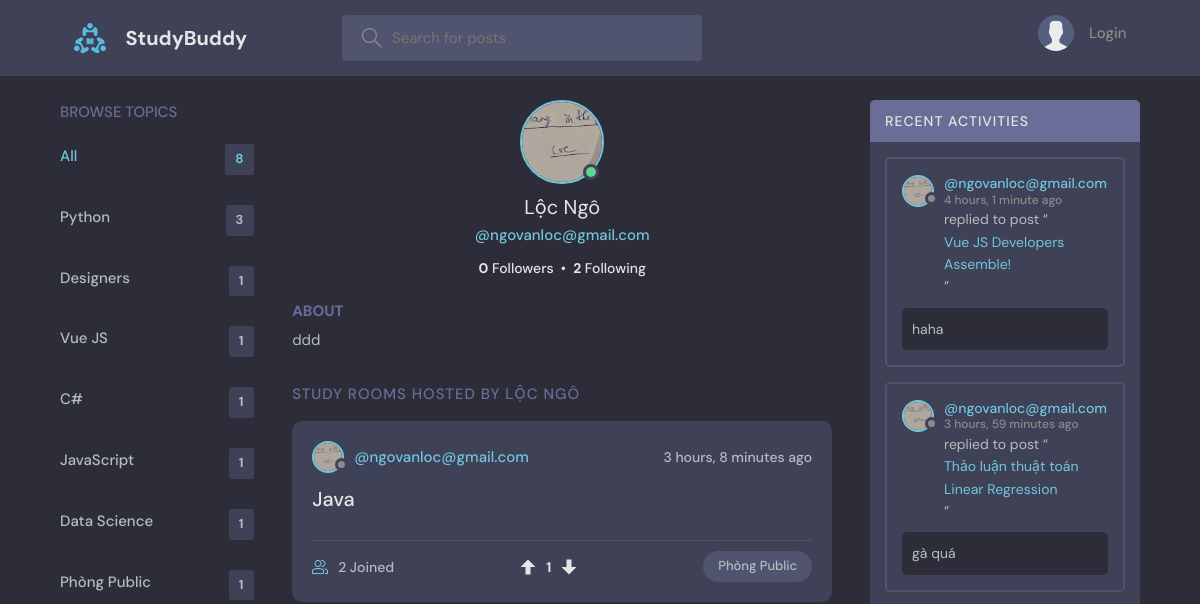
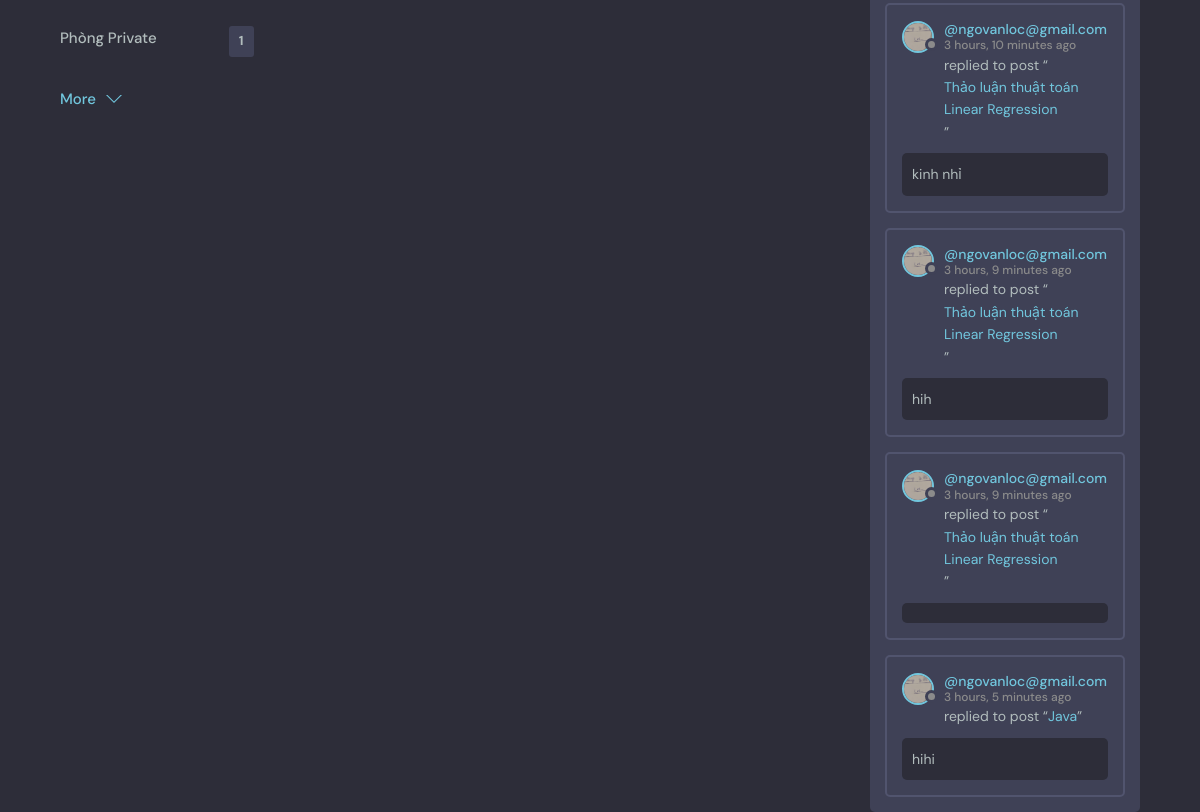
The app's page /profile/7/, older data (2 pictures, top to bottom).
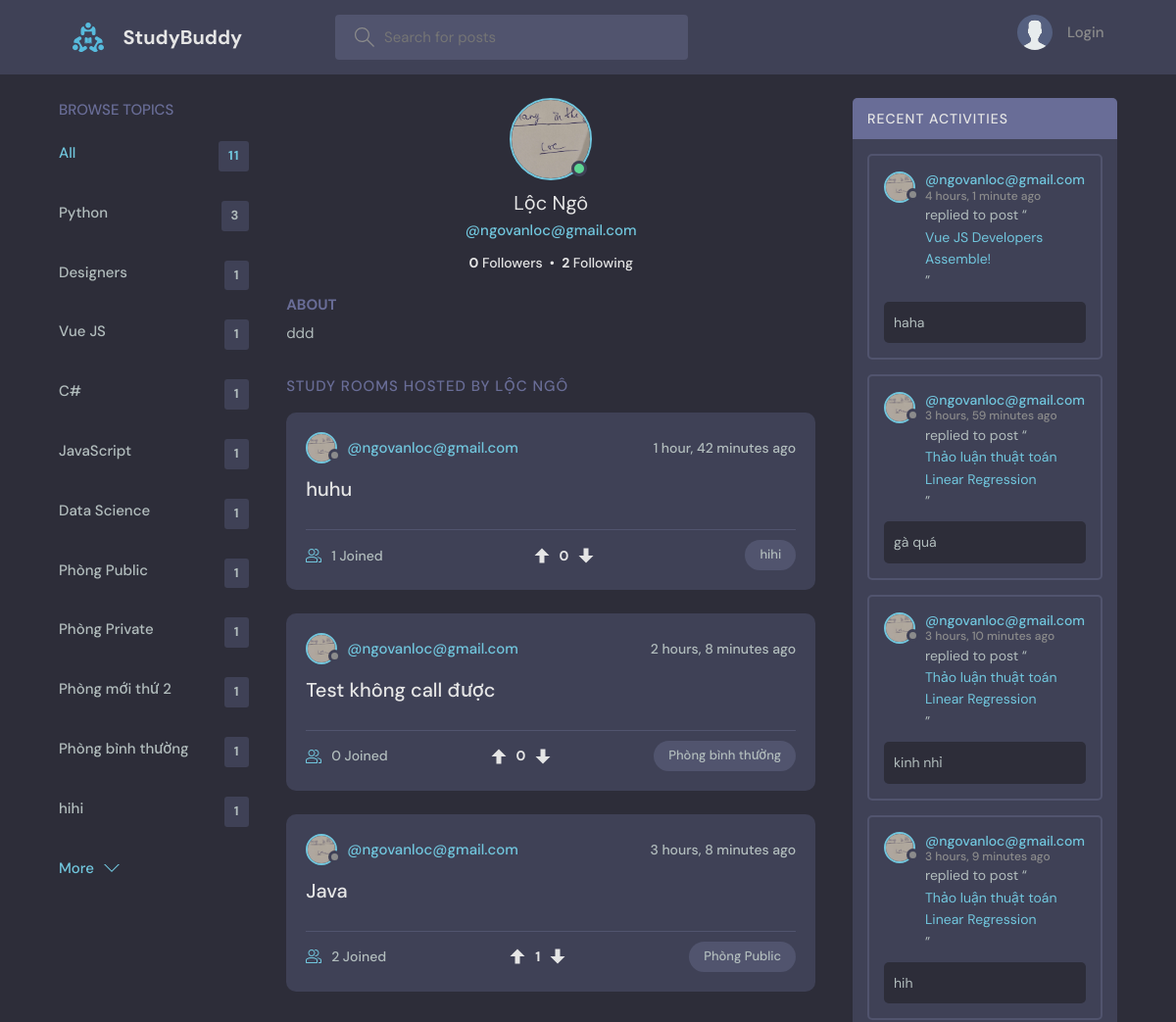
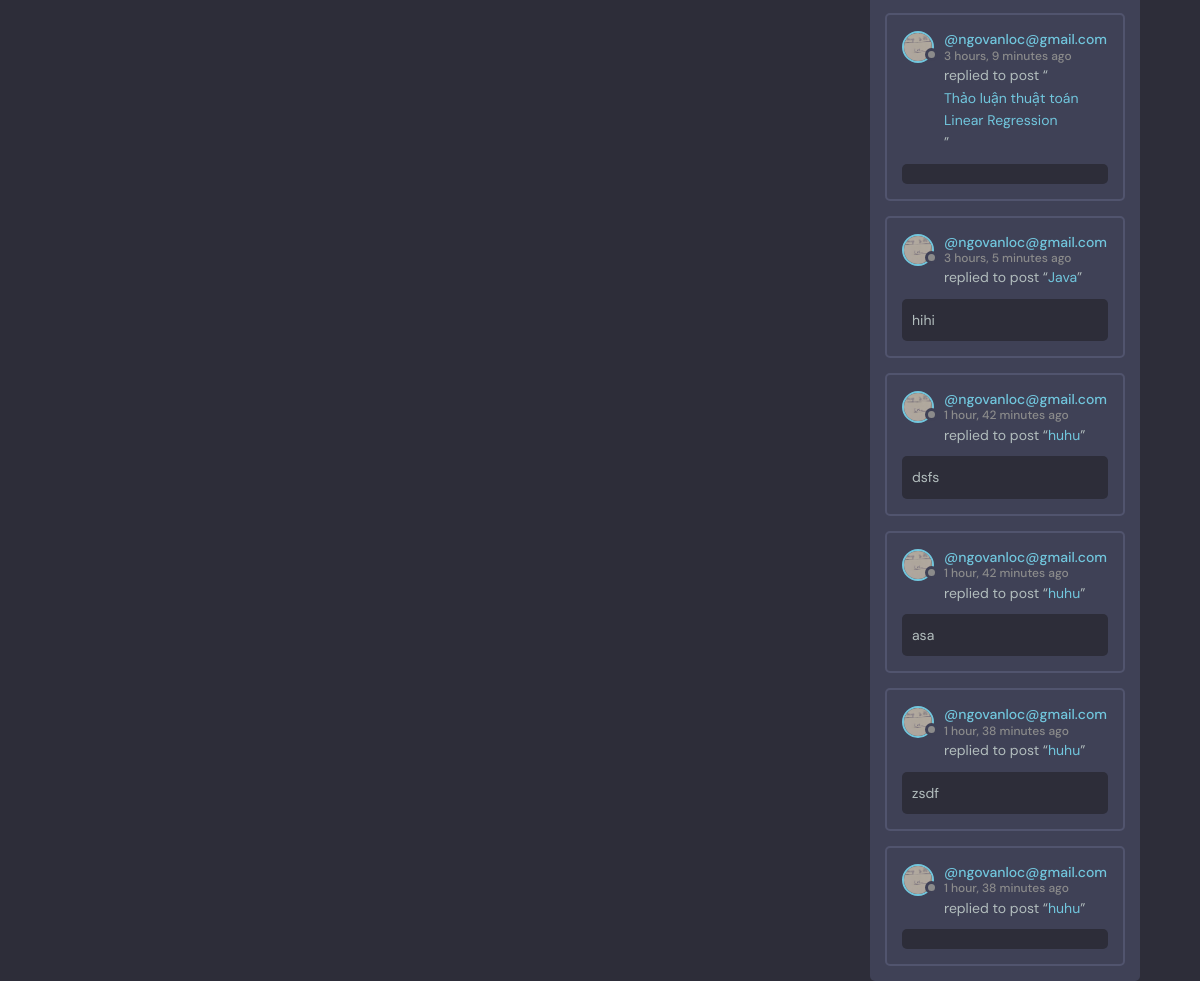
The same page, newer data (2 pictures, top to bottom).
### base/models.py (models this page shows, shortened)
class Topic(models.Model):
    name = models.CharField(max_length=200)

class User(AbstractUser):
    name = models.CharField(max_length=200, null=True)
    email = models.EmailField(unique=True, null=True)
    bio = models.TextField(null=True)
    avatar = models.ImageField(null=True, default="avatar.svg")
    objects = UserManager()
    USERNAME_FIELD = 'email'
    REQUIRED_FIELDS = []
    @property
    def followers_count(self):
        return self.followers.count()
    @property
    def following_count(self):
        return self.following.count()

class Room(models.Model):
    host = models.ForeignKey(User, on_delete=models.SET_NULL, null=True)
    topic = models.ForeignKey(Topic, on_delete=models.SET_NULL, null=True)
    name = models.CharField(max_length=200)
    description = models.TextField(null=True, blank=True)
    participants = models.ManyToManyField(
        User, related_name='participants', blank=True)
    is_private = models.BooleanField(default=False)
    image = models.ImageField(upload_to='room_images/', null=True, blank=True)
    video = models.FileField(upload_to='room_videos/', null=True, blank=True)
    updated = models.DateTimeField(auto_now=True)
    created = models.DateTimeField(auto_now_add=True)
    class Meta:
        ordering = ['-updated', '-created']
    def __str__(self):
        return self.name
    @property
    def vote_score(self):
        return sum(vote.value for vote in self.votes.all())

class RoomVote(models.Model):
    user = models.ForeignKey(User, on_delete=models.CASCADE)
    room = models.ForeignKey(Room, on_delete=models.CASCADE, related_name='votes')
    value = models.IntegerField()  # 1 for upvote, -1 for downvote
    created = models.DateTimeField(auto_now_add=True)
    class Meta:
        unique_together = ('user', 'room')

class Message(models.Model):
    user = models.ForeignKey(User, on_delete=models.CASCADE)
    room = models.ForeignKey(Room, on_delete=models.CASCADE)
    body = models.TextField(null=True, blank=True)
    parent = models.ForeignKey('self', on_delete=models.CASCADE, null=True, blank=True, related_name='replies')
    image = models.ImageField(upload_to='chat_images/', null=True, blank=True)
    video = models.FileField(upload_to='chat_videos/', null=True, blank=True)
    updated = models.DateTimeField(auto_now=True)
    created = models.DateTimeField(auto_now_add=True)
    class Meta:
        ordering = ['created']  # Changed to ascending for room chat log timeline

### base/views.py (the view)
# urls.py: path('profile/<str:pk>/', views.userProfile, name="user-profile"),
def userProfile(request, pk):
    user = User.objects.get(id=pk)
    if request.user.is_authenticated:
        rooms = user.room_set.filter(
            Q(is_private=False) |
            Q(host=request.user) |
            Q(participants=request.user) |
            Q(roominvitation__recipient=request.user)
        ).distinct()
    else:
        rooms = user.room_set.filter(is_private=False)
    if request.user.is_authenticated:
        room_messages = user.message_set.filter(
            Q(room__is_private=False) |
            Q(room__host=request.user) |
            Q(room__participants=request.user) |
            Q(room__roominvitation__recipient=request.user)
        ).distinct()
    else:
        room_messages = user.message_set.filter(room__is_private=False)
    topics = Topic.objects.all()
    is_following = False
    if request.user.is_authenticated and request.user != user:
        is_following = UserFollow.objects.filter(follower=request.user, followed=user).exists()
    context = {
        'user': user,
        'rooms': rooms,
        'room_messages': room_messages,
        'topics': topics,
        'is_following': is_following
    }
    return render(request, 'base/profile.html', context)

### base/templatetags/custom_tags.py (called while the page is built)
@register.filter
def get_user_vote(obj, user):
    if not user.is_authenticated:
        return 0
    vote = obj.votes.filter(user=user).first()
    return vote.value if vote else 0

### base/templates/base/profile.html (shortened to what this page needs)
{% extends 'main.html' %}
{% block content %}
<main class="profile-page layout layout--3">
  <div class="container">
    {% include 'base/topics_component.html' %}
    <div class="roomList">
      <div class="profile">
        <div class="profile__avatar">
          <div class="avatar avatar--large active">
            <img src="{{user.avatar.url}}" />
          </div>
        </div>
        <div class="profile__info">
          <h3>{{user.name}}</h3>
          <p>@{{user.username}}</p>
          <p style="margin: 8px 0; color: var(--color-light); font-size: 1.4rem;">
            <strong>{{user.followers_count}}</strong> Followers &nbsp;•&nbsp;
            <strong>{{user.following_count}}</strong> Following
          </p>
        </div>
        <div class="profile__about">
          <h3>About</h3>
          <p>
            {{user.bio}}
          </p>
        </div>
      </div>
      <div class="roomList__header">
        <div>
          <h2>Study Rooms Hosted by {{user.name}}
          </h2>
        </div>
      </div>
      {% include 'base/feed_component.html' %}
    </div>
    {% include 'base/activity_component.html' %}
  </div>
</main>
{% endblock content %}

### templates/main.html (shortened to what this page needs)
<!DOCTYPE html>
{% load static %}
<html lang="en">
<head>
    <link rel="stylesheet" href="{% static 'styles/style.css' %}?v=20260602" />
</head>
<body>
    {% include 'navbar.html' %}
    {% block content %}
    {% endblock %}
</body>
</html>

### templates/navbar.html (shortened to what this page needs)
{% load static %}
<header class="header header--loggedIn">
    <div class="container">
        <a href="{% url 'home' %}" class="header__logo">
            <img src="{% static 'images/logo.svg' %}" />
            <h1>StudyBuddy</h1>
        </a>
        <form class="header__search" method="GET" action="{% url 'home' %}">
            <label>
                <input name="q" placeholder="Search for posts" />
            </label>
        </form>
        <nav class="header__menu">
            {% if request.user.is_authenticated %}
            <div style="display: flex; align-items: center; gap: 2rem;">
                <a href="{% url 'invitations' %}" class="notification-bell" style="position: relative; display: flex; align-items: center; justify-content: center; height: 40px; width: 40px;">
                    <svg version="1.1" xmlns="http://www.w3.org/2000/svg" width="22" height="22" viewBox="0 0 32 32" style="fill: var(--color-light);">
                        <title>notification</title>
                        <path d="M16 32c-2.206 0-4-1.794-4-4h8c0 2.206-1.794 4-4 4zM28 22v4h-24v-4c0-4.418 3.582-8 8-8v-3.5c0-2.481 2.019-4.5 4.5-4.5s4.5 2.019 4.5 4.5v3.5c4.418 0 8 3.582 8 8z"></path>
                    </svg>
                    <span id="invite-notification-badge" style="display: none; position: absolute; top: -2px; right: -2px; background-color: var(--color-main); color: white; border-radius: 50%; padding: 2px 5px; font-size: 1rem; font-weight: bold; line-height: 1;">!</span>
                </a>
                <div class="header__user" style="display: flex; align-items: center; gap: 1.5rem;">
                    <a href="{% url 'update-user' %}" style="display: flex; align-items: center; gap: 1rem;">
                        <div class="avatar avatar--medium active">
                            <img src="{{request.user.avatar.url}}" />
                        </div>
                        <p>{{request.user.username}} <span style="display: block;">@{{request.user.username}}</span></p>
                    </a>
                    <button class="dropdown-button">
                        <svg version="1.1" xmlns="http://www.w3.org/2000/svg" width="32" height="32" viewBox="0 0 32 32">
                            <title>chevron-down</title>
                            <path d="M16 21l-13-13h-3l16 16 16-16h-3l-13 13z"></path>
                        </svg>
                    </button>
                </div>
            </div>
            {% else %}
            <a href="{% url 'login' %}">
                <img src="{% static 'images/avatar.svg' %}" />
                <p>Login</p>
            </a>
            {% endif %}
        </nav>
    </div>
</header>

### base/templates/base/topics_component.html
<div class="topics">
    <div class="topics__header">
        <h2>Browse Topics</h2>
    </div>
    <ul class="topics__list">
        <li>
            <a href="{% url 'home' %}" class="active">All <span>{{topics.count}}</span></a>
        </li>
        {% for topic in topics %}
        <li>
            <a href="{% url 'home' %}?q={{topic.name}}">{{topic.name}}<span>{{topic.room_set.all.count}}</span></a>
        </li>
        {% endfor %}
    </ul>
    <a class="btn btn--link" href="{% url 'topics' %}">
        More
        <svg version="1.1" xmlns="http://www.w3.org/2000/svg" width="32" height="32" viewBox="0 0 32 32">
            <title>chevron-down</title>
            <path d="M16 21l-13-13h-3l16 16 16-16h-3l-13 13z"></path>
        </svg>
    </a>
</div>

### base/templates/base/feed_component.html (shortened to what this page needs)
{% load custom_tags %}
{% for room in rooms %}
<div class="roomListRoom">
    <div class="roomListRoom__header">
        <a href="{% url 'user-profile' room.host.id %}" class="roomListRoom__author">
            <div class="avatar avatar--small">
                <img src="{{room.host.avatar.url}}" />
            </div>
            <span>@{{room.host.username}}</span>
        </a>
        <div class="roomListRoom__actions" style="display: flex; align-items: center; gap: 8px;">
            <span>{{room.created|timesince}} ago</span>
        </div>
    </div>
    <div class="roomListRoom__content">
        <a href="{% url 'room' room.id %}">{{room.name}}</a>
    </div>
    <div class="roomListRoom__meta" style="display: flex; justify-content: space-between; align-items: center;">
        <a href="{% url 'room' room.id %}" class="roomListRoom__joined">
            {{room.participants.all.count}} Joined
        </a>
        <div style="display: flex; align-items: center; gap: 8px; font-size: 1.4rem;">
            <a href="{% url 'vote-room' room.id 'up' %}" style="display: flex; align-items: center; color: {% if room|get_user_vote:request.user == 1 %}var(--color-main){% else %}var(--color-light){% endif %};" title="Upvote">
                <svg version="1.1" xmlns="http://www.w3.org/2000/svg" width="20" height="20" viewBox="0 0 32 32" style="fill: currentColor;">
                    <path d="M16 4l-12 12h8v12h8v-12h8z"></path>
                </svg>
            </a>
            <span style="font-weight: bold; color: var(--color-light);">{{ room.vote_score }}</span>
            <a href="{% url 'vote-room' room.id 'down' %}" style="display: flex; align-items: center; color: {% if room|get_user_vote:request.user == -1 %}#e74c3c{% else %}var(--color-light){% endif %};" title="Downvote">
                <svg version="1.1" xmlns="http://www.w3.org/2000/svg" width="20" height="20" viewBox="0 0 32 32" style="fill: currentColor;">
                    <path d="M16 28l12-12h-8v-12h-8v12h-8z"></path>
                </svg>
            </a>
        </div>
        <p class="roomListRoom__topic">{{room.topic.name}}</p>
    </div>
</div>
{% endfor %}

### base/templates/base/activity_component.html (shortened to what this page needs)
<div class="activities">
    <div class="activities__header">
        <h2>Recent Activities</h2>
    </div>
    {% for message in room_messages %}
    <div class="activities__box">
        <div class="activities__boxHeader roomListRoom__header">
            <a href="{% url 'user-profile' message.user.id %}" class="roomListRoom__author">
                <div class="avatar avatar--small">
                    <img src="{{message.user.avatar.url}}" />
                </div>
                <p>
                    @{{message.user.username}}
                    <span>{{message.created|timesince}} ago</span>
                </p>
            </a>
        </div>
        <div class="activities__boxContent">
            <p>replied to post “<a href="{% url 'room' message.room.id %}">{{message.room}}</a>”</p>
            <div class="activities__boxRoomContent">{{message.body}}</div>
        </div>
    </div>
    {% endfor %}
</div>

Row changes from the older to the newer data that the page shows:
added Topic: name "Phòng mới thứ 2", room_set.all.count "1"
added Topic: name "Phòng bình thường", room_set.all.count "1"
added Topic: name "hihi", room_set.all.count "1"
added Room: host.avatar (picture), host.username "ngovanloc@gmail.com", created "1 hour, 42 minutes", name "huhu", participants.all.count "1", vote_score "0", topic.name "hihi"
added Room: host.avatar (picture), host.username "ngovanloc@gmail.com", created "2 hours, 8 minutes", name "Test không call được", participants.all.count "0", vote_score "0", topic.name "Phòng bình thường"
added Message: user.avatar (picture), user.username "ngovanloc@gmail.com", created "1 hour, 42 minutes", room "huhu", body "dsfs"
added Message: user.avatar (picture), user.username "ngovanloc@gmail.com", created "1 hour, 42 minutes", room "huhu", body "asa"
added Message: user.avatar (picture), user.username "ngovanloc@gmail.com", created "1 hour, 38 minutes", room "huhu", body "zsdf"
added Message: user.avatar (picture), user.username "ngovanloc@gmail.com", created "1 hour, 38 minutes", room "huhu"
Text that changed along with them:
{{ topics.count }}: "8" → "11"
